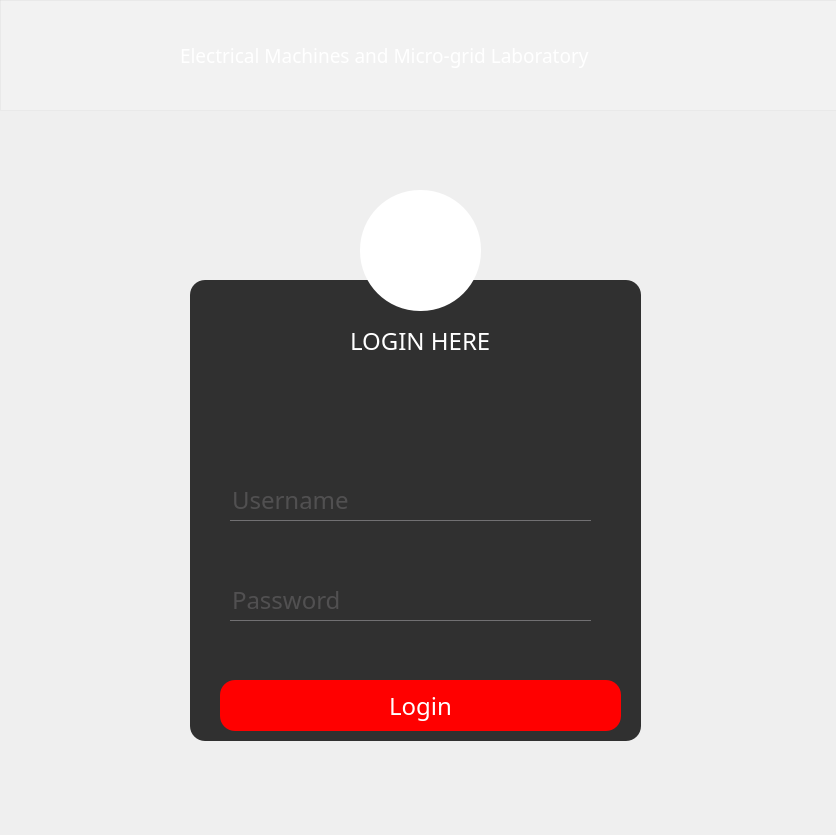
<?xml version="1.0" encoding="UTF-8"?>
<ui version="4.0">
 <class>Form</class>
 <widget class="QWidget" name="Form">
  <property name="geometry">
   <rect>
    <x>0</x>
    <y>0</y>
    <width>836</width>
    <height>835</height>
   </rect>
  </property>
  <property name="font">
   <font>
    <pointsize>9</pointsize>
   </font>
  </property>
  <property name="windowTitle">
   <string>Form</string>
  </property>
  <property name="styleSheet">
   <string notr="true">#Form
{
border-image: url(:/icon1/icons/solar2_edited.jpg)0 0 0 0 stretch stretch;
}</string>
  </property>
  <widget class="QFrame" name="frame">
   <property name="geometry">
    <rect>
     <x>190</x>
     <y>280</y>
     <width>451</width>
     <height>461</height>
    </rect>
   </property>
   <property name="styleSheet">
    <string notr="true">QFrame
{
background:rgba(0,0,0,0.8);
border-radius:15px
}</string>
   </property>
   <property name="frameShape">
    <enum>QFrame::StyledPanel</enum>
   </property>
   <property name="frameShadow">
    <enum>QFrame::Raised</enum>
   </property>
   <widget class="QPushButton" name="pushButton">
    <property name="geometry">
     <rect>
      <x>30</x>
      <y>400</y>
      <width>401</width>
      <height>51</height>
     </rect>
    </property>
    <property name="styleSheet">
     <string notr="true">QPushButton
{
font-family:century gothic;
font-size:24px;
background:red;
color:white;
border-radius:15px;
}
QPushButton:hover:!pressed
{
background:white;
color:red;
border-radius:15px;
}</string>
    </property>
    <property name="text">
     <string>Login</string>
    </property>
    <property name="autoDefault">
     <bool>false</bool>
    </property>
    <property name="default">
     <bool>false</bool>
    </property>
   </widget>
   <widget class="QLineEdit" name="lineEdit_user">
    <property name="geometry">
     <rect>
      <x>40</x>
      <y>200</y>
      <width>361</width>
      <height>41</height>
     </rect>
    </property>
    <property name="styleSheet">
     <string notr="true">font-family:century gothic;
font-size:24px;
background:transparent;
border:none;
color:#717072;
border-bottom:1px solid #717072</string>
    </property>
    <property name="text">
     <string/>
    </property>
    <property name="placeholderText">
     <string>Username</string>
    </property>
   </widget>
   <widget class="QLineEdit" name="lineEdit_pass">
    <property name="geometry">
     <rect>
      <x>40</x>
      <y>300</y>
      <width>361</width>
      <height>41</height>
     </rect>
    </property>
    <property name="styleSheet">
     <string notr="true">	font-family:century gothic;
	font-size:24px;
background:transparent;
border:none;
color:#717072;
border-bottom:1px solid #717072</string>
    </property>
    <property name="text">
     <string/>
    </property>
    <property name="echoMode">
     <enum>QLineEdit::Password</enum>
    </property>
    <property name="dragEnabled">
     <bool>false</bool>
    </property>
    <property name="readOnly">
     <bool>false</bool>
    </property>
    <property name="placeholderText">
     <string>Password</string>
    </property>
    <property name="cursorMoveStyle">
     <enum>Qt::LogicalMoveStyle</enum>
    </property>
    <property name="clearButtonEnabled">
     <bool>true</bool>
    </property>
   </widget>
   <widget class="QLabel" name="label">
    <property name="geometry">
     <rect>
      <x>160</x>
      <y>40</y>
      <width>151</width>
      <height>41</height>
     </rect>
    </property>
    <property name="styleSheet">
     <string notr="true">background:transparent;
color:white;
font-family:century gothic;
font-size:24px;
</string>
    </property>
    <property name="text">
     <string>LOGIN HERE</string>
    </property>
   </widget>
  </widget>
  <widget class="QToolButton" name="toolButton">
   <property name="geometry">
    <rect>
     <x>360</x>
     <y>190</y>
     <width>121</width>
     <height>121</height>
    </rect>
   </property>
   <property name="styleSheet">
    <string notr="true">background:white;
border-radius:60px;</string>
   </property>
   <property name="text">
    <string/>
   </property>
   <property name="icon">
    <iconset>
     <normaloff>:/icon1/icons/engineer-310.png</normaloff>:/icon1/icons/engineer-310.png</iconset>
   </property>
   <property name="iconSize">
    <size>
     <width>128</width>
     <height>128</height>
    </size>
   </property>
  </widget>
  <widget class="QFrame" name="frame_2">
   <property name="geometry">
    <rect>
     <x>0</x>
     <y>0</y>
     <width>841</width>
     <height>111</height>
    </rect>
   </property>
   <property name="styleSheet">
    <string notr="true">
background:rgba(255,255,255,0.2);

</string>
   </property>
   <property name="frameShape">
    <enum>QFrame::StyledPanel</enum>
   </property>
   <property name="frameShadow">
    <enum>QFrame::Raised</enum>
   </property>
   <widget class="QLabel" name="label_3">
    <property name="geometry">
     <rect>
      <x>0</x>
      <y>0</y>
      <width>111</width>
      <height>101</height>
     </rect>
    </property>
    <property name="styleSheet">
     <string notr="true">background:transparent;</string>
    </property>
    <property name="text">
     <string/>
    </property>
    <property name="pixmap">
     <pixmap resource="login.qrc">:/icon1/icons/1024px-University_of_Tehran_logo.svg_.png</pixmap>
    </property>
    <property name="scaledContents">
     <bool>true</bool>
    </property>
   </widget>
   <widget class="QLabel" name="label_2">
    <property name="geometry">
     <rect>
      <x>180</x>
      <y>30</y>
      <width>551</width>
      <height>51</height>
     </rect>
    </property>
    <property name="font">
     <font>
      <family>century gothic</family>
      <pointsize>14</pointsize>
      <weight>50</weight>
      <italic>false</italic>
      <bold>false</bold>
     </font>
    </property>
    <property name="styleSheet">
     <string notr="true">background:transparent;
color:white;</string>
    </property>
    <property name="text">
     <string>Electrical Machines and Micro-grid Laboratory</string>
    </property>
   </widget>
  </widget>
 </widget>
 <resources>
  <include location="login.qrc"/>
 </resources>
 <connections/>
</ui>
